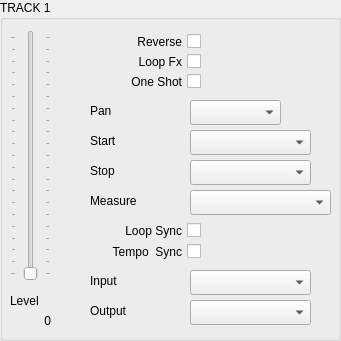
  <widget class="QGroupBox" name="gp_Track1">
   <property name="geometry">
    <rect>
     <x>10</x>
     <y>90</y>
     <width>341</width>
     <height>341</height>
    </rect>
   </property>
   <property name="title">
    <string>TRACK 1</string>
   </property>
   <widget class="QCheckBox" name="track1_Reverse">
    <property name="geometry">
     <rect>
      <x>110</x>
      <y>30</y>
      <width>91</width>
      <height>23</height>
     </rect>
    </property>
    <property name="layoutDirection">
     <enum>Qt::RightToLeft</enum>
    </property>
    <property name="text">
     <string>Reverse</string>
    </property>
   </widget>
   <widget class="QSlider" name="track1_Level">
    <property name="geometry">
     <rect>
      <x>10</x>
      <y>30</y>
      <width>41</width>
      <height>251</height>
     </rect>
    </property>
    <property name="maximum">
     <number>200</number>
    </property>
    <property name="orientation">
     <enum>Qt::Vertical</enum>
    </property>
    <property name="tickPosition">
     <enum>QSlider::TicksBothSides</enum>
    </property>
   </widget>
   <widget class="QLabel" name="label_track1_Level">
    <property name="geometry">
     <rect>
      <x>10</x>
      <y>290</y>
      <width>41</width>
      <height>21</height>
     </rect>
    </property>
    <property name="text">
     <string>Level</string>
    </property>
   </widget>
   <widget class="QCheckBox" name="track1_LoopFx">
    <property name="geometry">
     <rect>
      <x>120</x>
      <y>50</y>
      <width>81</width>
      <height>23</height>
     </rect>
    </property>
    <property name="layoutDirection">
     <enum>Qt::RightToLeft</enum>
    </property>
    <property name="autoFillBackground">
     <bool>false</bool>
    </property>
    <property name="text">
     <string>Loop Fx</string>
    </property>
   </widget>
   <widget class="QCheckBox" name="track1_OneShot">
    <property name="geometry">
     <rect>
      <x>110</x>
      <y>70</y>
      <width>91</width>
      <height>23</height>
     </rect>
    </property>
    <property name="layoutDirection">
     <enum>Qt::RightToLeft</enum>
    </property>
    <property name="text">
     <string>One Shot</string>
    </property>
   </widget>
   <widget class="QLabel" name="label_track1_Pan">
    <property name="geometry">
     <rect>
      <x>90</x>
      <y>100</y>
      <width>91</width>
      <height>21</height>
     </rect>
    </property>
    <property name="text">
     <string>Pan</string>
    </property>
   </widget>
   <widget class="QComboBox" name="track1_Pan">
    <property name="geometry">
     <rect>
      <x>190</x>
      <y>100</y>
      <width>91</width>
      <height>25</height>
     </rect>
    </property>
   </widget>
   <widget class="QComboBox" name="track1_Stop">
    <property name="geometry">
     <rect>
      <x>190</x>
      <y>160</y>
      <width>121</width>
      <height>25</height>
     </rect>
    </property>
   </widget>
   <widget class="QLabel" name="label_track1_Stop">
    <property name="geometry">
     <rect>
      <x>90</x>
      <y>160</y>
      <width>91</width>
      <height>21</height>
     </rect>
    </property>
    <property name="text">
     <string>Stop</string>
    </property>
   </widget>
   <widget class="QComboBox" name="track1_Start">
    <property name="geometry">
     <rect>
      <x>190</x>
      <y>130</y>
      <width>121</width>
      <height>25</height>
     </rect>
    </property>
   </widget>
   <widget class="QLabel" name="label_track1_Start">
    <property name="geometry">
     <rect>
      <x>90</x>
      <y>130</y>
      <width>91</width>
      <height>21</height>
     </rect>
    </property>
    <property name="text">
     <string>Start</string>
    </property>
   </widget>
   <widget class="QComboBox" name="track1_Measure">
    <property name="geometry">
     <rect>
      <x>190</x>
      <y>190</y>
      <width>141</width>
      <height>25</height>
     </rect>
    </property>
   </widget>
   <widget class="QLabel" name="label_track1_Measure">
    <property name="geometry">
     <rect>
      <x>90</x>
      <y>190</y>
      <width>91</width>
      <height>21</height>
     </rect>
    </property>
    <property name="text">
     <string>Measure</string>
    </property>
   </widget>
   <widget class="QCheckBox" name="track1_LoopSync">
    <property name="geometry">
     <rect>
      <x>80</x>
      <y>220</y>
      <width>121</width>
      <height>21</height>
     </rect>
    </property>
    <property name="layoutDirection">
     <enum>Qt::RightToLeft</enum>
    </property>
    <property name="text">
     <string>Loop Sync</string>
    </property>
   </widget>
   <widget class="QCheckBox" name="track1_TempoSync">
    <property name="geometry">
     <rect>
      <x>70</x>
      <y>240</y>
      <width>131</width>
      <height>23</height>
     </rect>
    </property>
    <property name="layoutDirection">
     <enum>Qt::RightToLeft</enum>
    </property>
    <property name="text">
     <string>Tempo  Sync</string>
    </property>
   </widget>
   <widget class="QLabel" name="label_track1_Output">
    <property name="geometry">
     <rect>
      <x>90</x>
      <y>300</y>
      <width>71</width>
      <height>21</height>
     </rect>
    </property>
    <property name="text">
     <string>Output</string>
    </property>
   </widget>
   <widget class="QComboBox" name="track1_Input">
    <property name="geometry">
     <rect>
      <x>190</x>
      <y>270</y>
      <width>121</width>
      <height>25</height>
     </rect>
    </property>
   </widget>
   <widget class="QComboBox" name="track1_Output">
    <property name="geometry">
     <rect>
      <x>190</x>
      <y>300</y>
      <width>121</width>
      <height>25</height>
     </rect>
    </property>
   </widget>
   <widget class="QLabel" name="label_track1_Input">
    <property name="geometry">
     <rect>
      <x>90</x>
      <y>270</y>
      <width>71</width>
      <height>21</height>
     </rect>
    </property>
    <property name="text">
     <string>Input</string>
    </property>
   </widget>
   <widget class="QLabel" name="label_track1_PlyLevel">
    <property name="geometry">
     <rect>
      <x>10</x>
      <y>310</y>
      <width>41</width>
      <height>21</height>
     </rect>
    </property>
    <property name="text">
     <string>0</string>
    </property>
    <property name="alignment">
     <set>Qt::AlignRight|Qt::AlignTrailing|Qt::AlignVCenter</set>
    </property>
   </widget>
  </widget>
